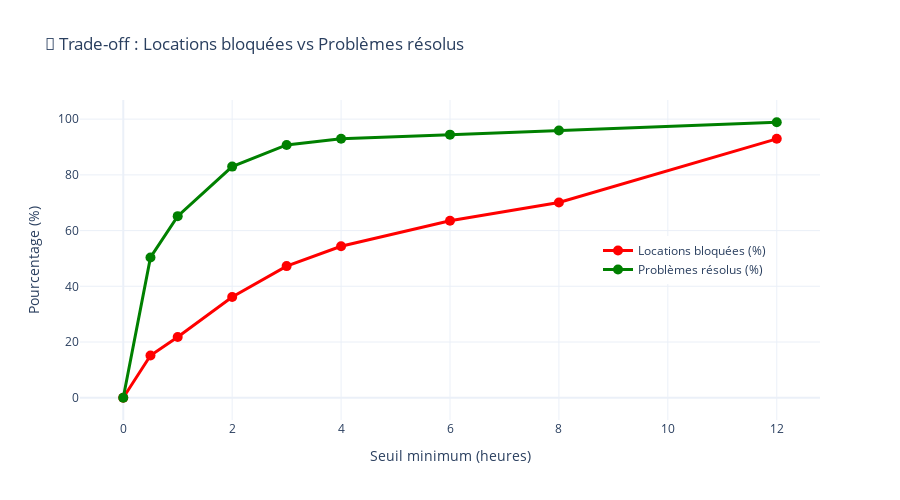

The cell this chart's notebook holds for it:
### Markdown cell above
### 5.2 Graphique Trade-off

### Code cell
# Graphique interactif du trade-off
fig = go.Figure()

# Courbe 1 : Locations bloquées (impact négatif)
fig.add_trace(go.Scatter(
    x=df_results['Seuil_h'],
    y=df_results['Pct_bloquees'],
    mode='lines+markers',
    name='Locations bloquées (%)',
    line=dict(color='red', width=3),
    marker=dict(size=10),
    hovertemplate='<b>Seuil</b>: %{x:.1f}h<br><b>Bloquées</b>: %{y:.1f}%<extra></extra>'
))

# Courbe 2 : Problèmes résolus (impact positif)
fig.add_trace(go.Scatter(
    x=df_results['Seuil_h'],
    y=df_results['Pct_resolus'],
    mode='lines+markers',
    name='Problèmes résolus (%)',
    line=dict(color='green', width=3),
    marker=dict(size=10),
    hovertemplate='<b>Seuil</b>: %{x:.1f}h<br><b>Résolus</b>: %{y:.1f}%<extra></extra>'
))

fig.update_layout(
    title='🎯 Trade-off : Locations bloquées vs Problèmes résolus',
    xaxis_title='Seuil minimum (heures)',
    yaxis_title='Pourcentage (%)',
    hovermode='x unified',
    height=500,
    template='plotly_white',
    legend=dict(x=0.7, y=0.5)
)

fig.show()

### Figure 1 — Plotly figure (JSON) as saved in the notebook; plotly's stock layout.template omitted (floating-point values rounded to 4 significant figures)
{"data": [{"hovertemplate": "<b>Seuil</b>: %{x:.1f}h<br><b>Bloquées</b>: %{y:.1f}%<extra></extra>", "line": {"color": "red", "width": 3}, "marker": {"size": 10}, "mode": "lines+markers", "name": "Locations bloquées (%)", "type": "scatter", "x": [0.0, 0.5, 1.0, 2.0, 3.0, 4.0, 6.0, 8.0, 12.0], "y": [0.0, 15.15, 21.78, 36.18, 47.26, 54.37, 63.55, 70.07, 92.94]}, {"hovertemplate": "<b>Seuil</b>: %{x:.1f}h<br><b>Résolus</b>: %{y:.1f}%<extra></extra>", "line": {"color": "green", "width": 3}, "marker": {"size": 10}, "mode": "lines+markers", "name": "Problèmes résolus (%)", "type": "scatter", "x": [0.0, 0.5, 1.0, 2.0, 3.0, 4.0, 6.0, 8.0, 12.0], "y": [0.0, 50.37, 65.19, 82.96, 90.74, 92.96, 94.44, 95.93, 98.89]}], "layout": {"height": 500, "hovermode": "x unified", "legend": {"x": 0.7, "y": 0.5}, "title": {"text": "🎯 Trade-off : Locations bloquées vs Problèmes résolus"}, "xaxis": {"title": {"text": "Seuil minimum (heures)"}}, "yaxis": {"title": {"text": "Pourcentage (%)"}}}}
